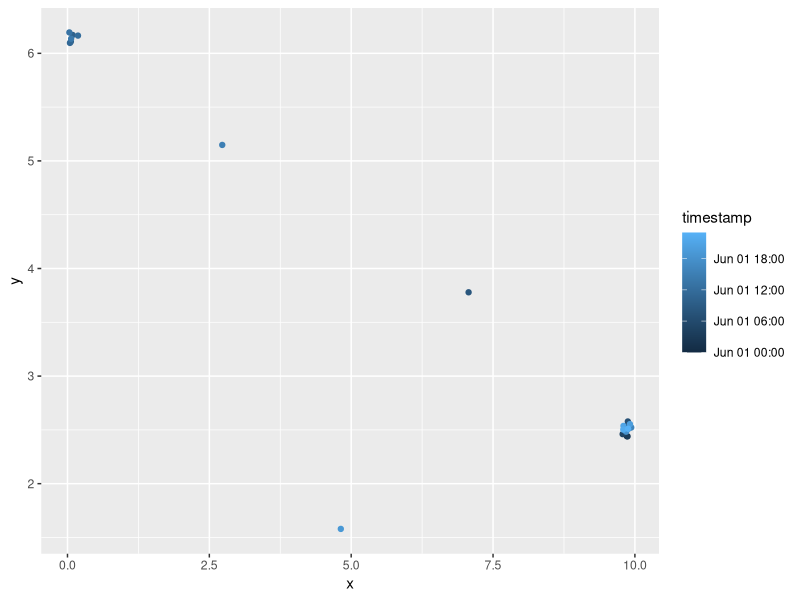
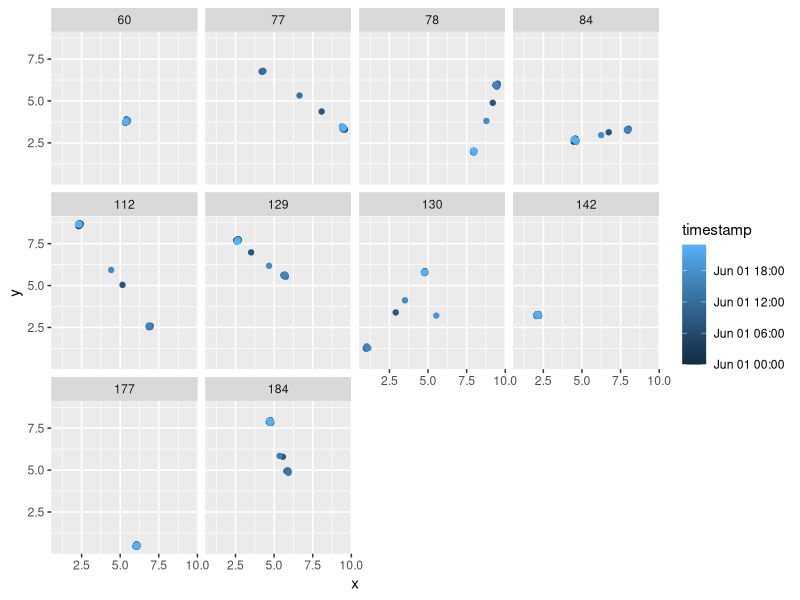

The R source for these figures, in order:
## ---- chunk 1
library(tidyverse)
## ---- chunk 2
trajectories <- read.csv("mobility_trajectories.csv") |>
  mutate(timestamp = as.POSIXct(timestamp, format = "%Y-%d-%mT%H:%M:%S"))
## ---- chunk 3
## experimenting with the first person's first day of data -- just to check things out

day_1_sample <- trajectories |>
  filter(individual_id == 0,
         timestamp <= "2025-06-02") 

ggplot(day_1_sample, aes(x = x, y = y, color = timestamp)) + 
  geom_point()

## this person starts and ends the day at the same place -- presumably their home -- 
## and spends the middle hours of the day in the same place, likely their workplace
## ---- chunk 4
set.seed(11012025)
group_ids <- sample(200, 10)

group <-trajectories |>
  filter(individual_id %in% group_ids,
         timestamp <= "2025-06-02")

ggplot(group, aes(x = x, y = y, color = timestamp)) + 
  geom_jitter() +
  facet_wrap(~ individual_id)
